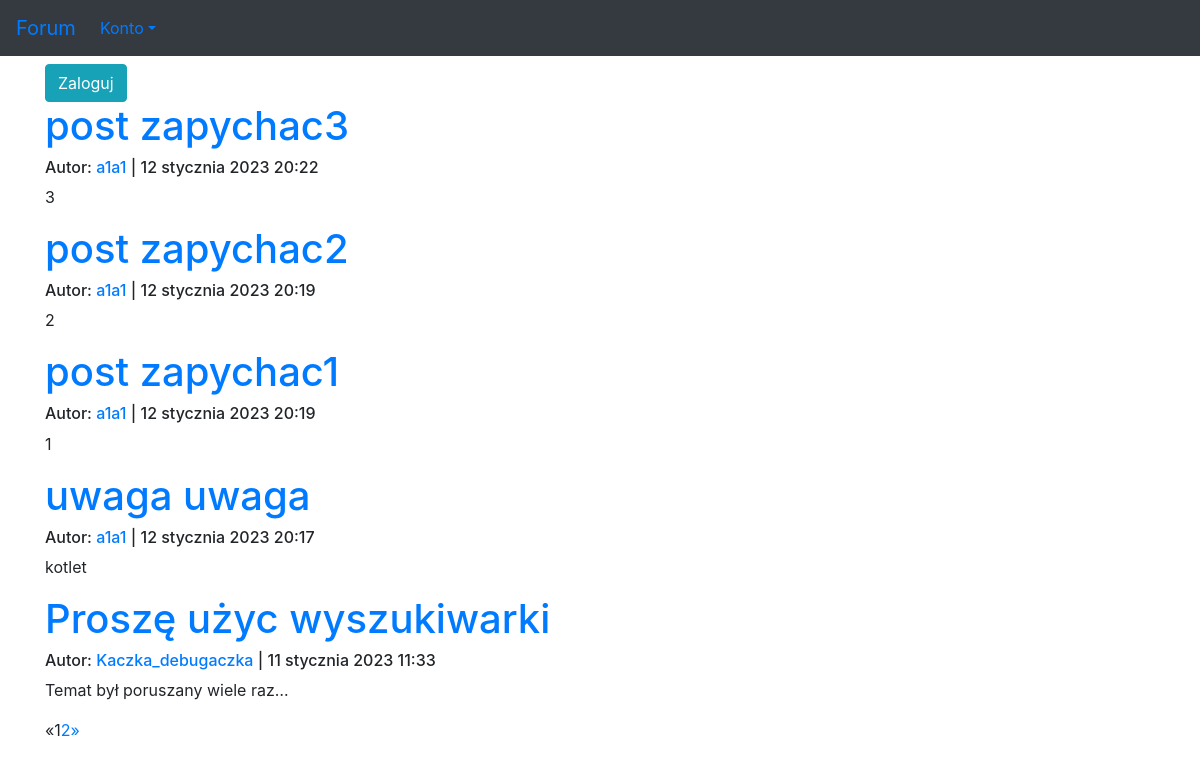
Before: / with the older database file.
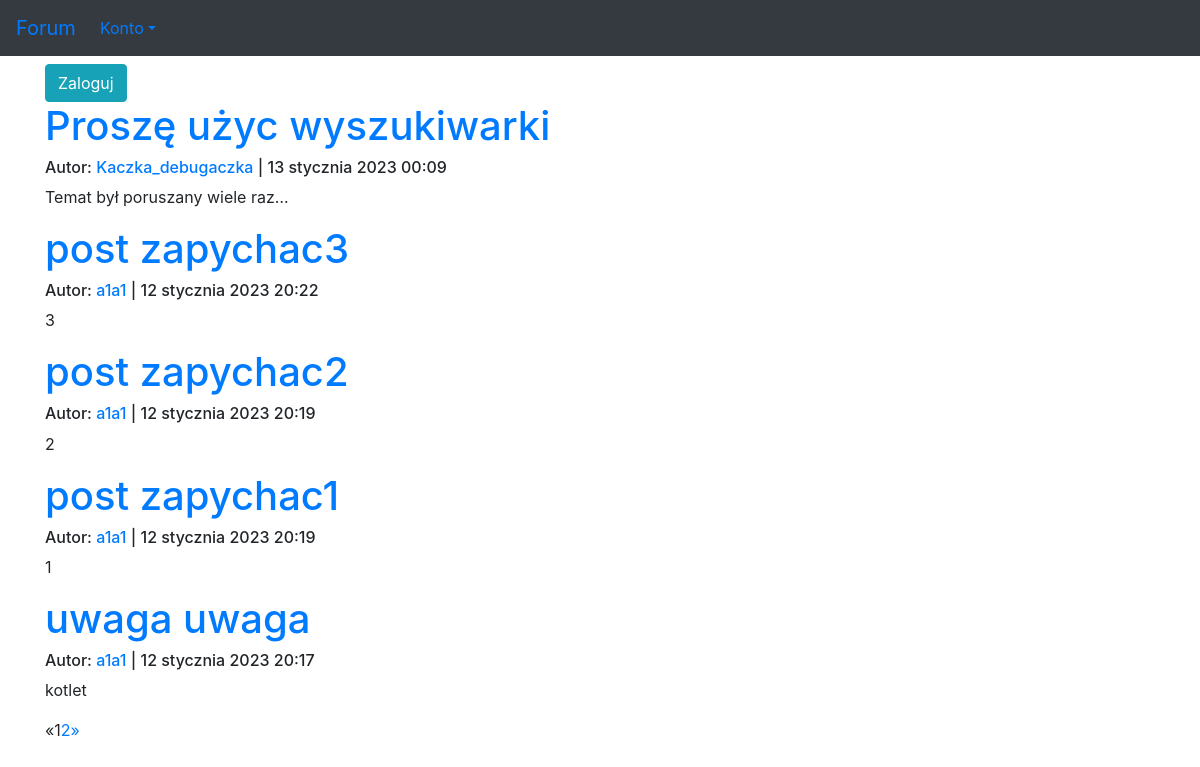
After: the same page with the newer database file.
### forum/models.py (models this page shows, shortened)
class Post(models.Model):
    author = models.ForeignKey(User, on_delete=models.CASCADE)
    title = models.CharField(max_length=100)
    description = models.TextField()
    published_date = models.DateTimeField(default=timezone.now)
    updated = models.DateTimeField(blank=True, null=True)
    views = models.IntegerField(default=0)

### forum/views.py (the view)
# urls.py: path('', views.posts_list, name='index'),
def posts_list(request):
    posts = Post.objects.filter(published_date__lte=timezone.now()).order_by('-published_date')
    paginator = Paginator(posts, 5)
    page = request.GET.get('page')
    posts = paginator.get_page(page)
    return render(request, 'forum/index.html', {'posts': posts})

### forum/templates/forum/index.html
{% extends 'szablon.html' %}
{% block tresc %}
    {% if user.is_authenticated %}
        <p><a href="{% url 'forum:new_post' %}" class="btn btn-info" role="button">Nowy post</a></p>
    {% else %}
        <a href="{% url 'users:loguj' %}" class="btn btn-info" role="button">Zaloguj</a>
    {% endif %}
    {% for post in posts %}
        <h1><a href="{% url 'forum:post' pk=post.pk %}">{{ post.title }}</a></h1>
        <h6>
            Autor: <a href="{% url 'users:index' pk=post.author.id %}">{{ post.author }}</a> | {{ post.published_date }}
        </h6>
        <p>{{ post.description|linebreaksbr|truncatechars:30 }}</p>
    {% endfor %}
          {% if posts.has_other_pages %}
        <ul class="pagination">
          {% if posts.has_previous %}
            <li><a href="?page={{ posts.previous_page_number }}">&laquo;</a></li>
          {% else %}
            <li class="disabled"><span>&laquo;</span></li>
          {% endif %}
          {% for i in posts.paginator.page_range %}
            {% if posts.number == i %}
              <li class="active"><span>{{ i }} <span class="sr-only">(current)</span></span></li>
            {% else %}
              <li><a href="?page={{ i }}">{{ i }}</a></li>
            {% endif %}
          {% endfor %}
          {% if posts.has_next %}
            <li><a href="?page={{ posts.next_page_number }}">&raquo;</a></li>
          {% else %}
            <li class="disabled"><span>&raquo;</span></li>
          {% endif %}
        </ul>
      {% endif %}
{% endblock tresc %}

Changed rows visible on the page:
changed Post "Proszę użyc wyszukiwarki": published_date "11 stycznia 2023 11:33" → "13 stycznia 2023 00:09"; moves up the list
